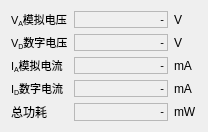
<?xml version="1.0" encoding="UTF-8"?>
<ui version="4.0">
 <class>QPowerMonitorClass</class>
 <widget class="QDialog" name="QPowerMonitorClass">
  <property name="geometry">
   <rect>
    <x>0</x>
    <y>0</y>
    <width>208</width>
    <height>117</height>
   </rect>
  </property>
  <property name="sizePolicy">
   <sizepolicy hsizetype="Preferred" vsizetype="Preferred">
    <horstretch>0</horstretch>
    <verstretch>0</verstretch>
   </sizepolicy>
  </property>
  <property name="windowTitle">
   <string>电源监控</string>
  </property>
  <layout class="QGridLayout" name="gridLayout">
   <item row="0" column="0">
    <widget class="QLabel" name="label_5">
     <property name="sizePolicy">
      <sizepolicy hsizetype="Preferred" vsizetype="Preferred">
       <horstretch>0</horstretch>
       <verstretch>0</verstretch>
      </sizepolicy>
     </property>
     <property name="text">
      <string>&lt;!DOCTYPE HTML PUBLIC &quot;-//W3C//DTD HTML 4.0//EN&quot; &quot;http://www.w3.org/TR/REC-html40/strict.dtd&quot;&gt;
&lt;html&gt;&lt;head&gt;&lt;meta name=&quot;qrichtext&quot; content=&quot;1&quot; /&gt;&lt;style type=&quot;text/css&quot;&gt;
p, li { white-space: pre-wrap; }
&lt;/style&gt;&lt;/head&gt;&lt;body style=&quot; font-family:'MS Shell Dlg 2'; font-size:8.25pt; font-weight:400; font-style:normal;&quot;&gt;
&lt;p style=&quot; margin-top:0px; margin-bottom:0px; margin-left:0px; margin-right:0px; -qt-block-indent:0; text-indent:0px;&quot;&gt;&lt;span style=&quot; font-size:8pt;&quot;&gt;V&lt;/span&gt;&lt;span style=&quot; font-size:8pt; vertical-align:sub;&quot;&gt;A&lt;/span&gt;&lt;span style=&quot; font-size:8pt;&quot;&gt;模拟电压&lt;/span&gt;&lt;/p&gt;&lt;/body&gt;&lt;/html&gt;</string>
     </property>
    </widget>
   </item>
   <item row="0" column="1">
    <widget class="QLineLabel" name="va">
     <property name="sizePolicy">
      <sizepolicy hsizetype="Expanding" vsizetype="Preferred">
       <horstretch>0</horstretch>
       <verstretch>0</verstretch>
      </sizepolicy>
     </property>
     <property name="frameShape">
      <enum>QFrame::StyledPanel</enum>
     </property>
     <property name="text">
      <string>&lt;!DOCTYPE HTML PUBLIC &quot;-//W3C//DTD HTML 4.0//EN&quot; &quot;http://www.w3.org/TR/REC-html40/strict.dtd&quot;&gt;
&lt;html&gt;&lt;head&gt;&lt;meta name=&quot;qrichtext&quot; content=&quot;1&quot; /&gt;&lt;style type=&quot;text/css&quot;&gt;
p, li { white-space: pre-wrap; }
&lt;/style&gt;&lt;/head&gt;&lt;body style=&quot; font-family:'MS Shell Dlg 2'; font-size:8.25pt; font-weight:400; font-style:normal;&quot;&gt;
&lt;p style=&quot; margin-top:0px; margin-bottom:0px; margin-left:0px; margin-right:0px; -qt-block-indent:0; text-indent:0px;&quot;&gt;&lt;span style=&quot; font-size:8pt;&quot;&gt;-&lt;/span&gt;&lt;/p&gt;&lt;/body&gt;&lt;/html&gt;</string>
     </property>
     <property name="alignment">
      <set>Qt::AlignRight|Qt::AlignTrailing|Qt::AlignVCenter</set>
     </property>
    </widget>
   </item>
   <item row="0" column="2">
    <widget class="QLabel" name="label_6">
     <property name="sizePolicy">
      <sizepolicy hsizetype="Preferred" vsizetype="Preferred">
       <horstretch>0</horstretch>
       <verstretch>0</verstretch>
      </sizepolicy>
     </property>
     <property name="text">
      <string>V</string>
     </property>
    </widget>
   </item>
   <item row="1" column="0">
    <widget class="QLabel" name="label_8">
     <property name="sizePolicy">
      <sizepolicy hsizetype="Preferred" vsizetype="Preferred">
       <horstretch>0</horstretch>
       <verstretch>0</verstretch>
      </sizepolicy>
     </property>
     <property name="text">
      <string>&lt;!DOCTYPE HTML PUBLIC &quot;-//W3C//DTD HTML 4.0//EN&quot; &quot;http://www.w3.org/TR/REC-html40/strict.dtd&quot;&gt;
&lt;html&gt;&lt;head&gt;&lt;meta name=&quot;qrichtext&quot; content=&quot;1&quot; /&gt;&lt;style type=&quot;text/css&quot;&gt;
p, li { white-space: pre-wrap; }
&lt;/style&gt;&lt;/head&gt;&lt;body style=&quot; font-family:'MS Shell Dlg 2'; font-size:8.25pt; font-weight:400; font-style:normal;&quot;&gt;
&lt;p style=&quot; margin-top:0px; margin-bottom:0px; margin-left:0px; margin-right:0px; -qt-block-indent:0; text-indent:0px;&quot;&gt;&lt;span style=&quot; font-size:8pt;&quot;&gt;V&lt;/span&gt;&lt;span style=&quot; font-size:8pt; vertical-align:sub;&quot;&gt;D&lt;/span&gt;&lt;span style=&quot; font-size:8pt;&quot;&gt;数字&lt;/span&gt;&lt;span style=&quot; font-size:8pt;&quot;&gt;电压&lt;/span&gt;&lt;/p&gt;&lt;/body&gt;&lt;/html&gt;</string>
     </property>
    </widget>
   </item>
   <item row="1" column="1">
    <widget class="QLineLabel" name="vd">
     <property name="sizePolicy">
      <sizepolicy hsizetype="Expanding" vsizetype="Preferred">
       <horstretch>0</horstretch>
       <verstretch>0</verstretch>
      </sizepolicy>
     </property>
     <property name="frameShape">
      <enum>QFrame::StyledPanel</enum>
     </property>
     <property name="text">
      <string>&lt;!DOCTYPE HTML PUBLIC &quot;-//W3C//DTD HTML 4.0//EN&quot; &quot;http://www.w3.org/TR/REC-html40/strict.dtd&quot;&gt;
&lt;html&gt;&lt;head&gt;&lt;meta name=&quot;qrichtext&quot; content=&quot;1&quot; /&gt;&lt;style type=&quot;text/css&quot;&gt;
p, li { white-space: pre-wrap; }
&lt;/style&gt;&lt;/head&gt;&lt;body style=&quot; font-family:'MS Shell Dlg 2'; font-size:8.25pt; font-weight:400; font-style:normal;&quot;&gt;
&lt;p style=&quot; margin-top:0px; margin-bottom:0px; margin-left:0px; margin-right:0px; -qt-block-indent:0; text-indent:0px;&quot;&gt;&lt;span style=&quot; font-size:8pt;&quot;&gt;-&lt;/span&gt;&lt;/p&gt;&lt;/body&gt;&lt;/html&gt;</string>
     </property>
     <property name="alignment">
      <set>Qt::AlignRight|Qt::AlignTrailing|Qt::AlignVCenter</set>
     </property>
    </widget>
   </item>
   <item row="1" column="2">
    <widget class="QLabel" name="label_7">
     <property name="sizePolicy">
      <sizepolicy hsizetype="Preferred" vsizetype="Preferred">
       <horstretch>0</horstretch>
       <verstretch>0</verstretch>
      </sizepolicy>
     </property>
     <property name="text">
      <string>V</string>
     </property>
    </widget>
   </item>
   <item row="2" column="0">
    <widget class="QLabel" name="label_4">
     <property name="sizePolicy">
      <sizepolicy hsizetype="Preferred" vsizetype="Preferred">
       <horstretch>0</horstretch>
       <verstretch>0</verstretch>
      </sizepolicy>
     </property>
     <property name="text">
      <string>&lt;!DOCTYPE HTML PUBLIC &quot;-//W3C//DTD HTML 4.0//EN&quot; &quot;http://www.w3.org/TR/REC-html40/strict.dtd&quot;&gt;
&lt;html&gt;&lt;head&gt;&lt;meta name=&quot;qrichtext&quot; content=&quot;1&quot; /&gt;&lt;style type=&quot;text/css&quot;&gt;
p, li { white-space: pre-wrap; }
&lt;/style&gt;&lt;/head&gt;&lt;body style=&quot; font-family:'MS Shell Dlg 2'; font-size:8.25pt; font-weight:400; font-style:normal;&quot;&gt;
&lt;p style=&quot; margin-top:0px; margin-bottom:0px; margin-left:0px; margin-right:0px; -qt-block-indent:0; text-indent:0px;&quot;&gt;I&lt;span style=&quot; vertical-align:sub;&quot;&gt;A&lt;/span&gt;模拟电流&lt;/p&gt;&lt;/body&gt;&lt;/html&gt;</string>
     </property>
    </widget>
   </item>
   <item row="2" column="1">
    <widget class="QLineLabel" name="ia">
     <property name="sizePolicy">
      <sizepolicy hsizetype="Expanding" vsizetype="Preferred">
       <horstretch>0</horstretch>
       <verstretch>0</verstretch>
      </sizepolicy>
     </property>
     <property name="frameShape">
      <enum>QFrame::StyledPanel</enum>
     </property>
     <property name="text">
      <string>&lt;!DOCTYPE HTML PUBLIC &quot;-//W3C//DTD HTML 4.0//EN&quot; &quot;http://www.w3.org/TR/REC-html40/strict.dtd&quot;&gt;
&lt;html&gt;&lt;head&gt;&lt;meta name=&quot;qrichtext&quot; content=&quot;1&quot; /&gt;&lt;style type=&quot;text/css&quot;&gt;
p, li { white-space: pre-wrap; }
&lt;/style&gt;&lt;/head&gt;&lt;body style=&quot; font-family:'MS Shell Dlg 2'; font-size:8.25pt; font-weight:400; font-style:normal;&quot;&gt;
&lt;p style=&quot; margin-top:0px; margin-bottom:0px; margin-left:0px; margin-right:0px; -qt-block-indent:0; text-indent:0px;&quot;&gt;&lt;span style=&quot; font-size:8pt;&quot;&gt;-&lt;/span&gt;&lt;/p&gt;&lt;/body&gt;&lt;/html&gt;</string>
     </property>
     <property name="alignment">
      <set>Qt::AlignRight|Qt::AlignTrailing|Qt::AlignVCenter</set>
     </property>
    </widget>
   </item>
   <item row="2" column="2">
    <widget class="QLabel" name="label_3">
     <property name="sizePolicy">
      <sizepolicy hsizetype="Preferred" vsizetype="Preferred">
       <horstretch>0</horstretch>
       <verstretch>0</verstretch>
      </sizepolicy>
     </property>
     <property name="text">
      <string>mA</string>
     </property>
    </widget>
   </item>
   <item row="3" column="0">
    <widget class="QLabel" name="label">
     <property name="sizePolicy">
      <sizepolicy hsizetype="Preferred" vsizetype="Preferred">
       <horstretch>0</horstretch>
       <verstretch>0</verstretch>
      </sizepolicy>
     </property>
     <property name="text">
      <string>&lt;!DOCTYPE HTML PUBLIC &quot;-//W3C//DTD HTML 4.0//EN&quot; &quot;http://www.w3.org/TR/REC-html40/strict.dtd&quot;&gt;
&lt;html&gt;&lt;head&gt;&lt;meta name=&quot;qrichtext&quot; content=&quot;1&quot; /&gt;&lt;style type=&quot;text/css&quot;&gt;
p, li { white-space: pre-wrap; }
&lt;/style&gt;&lt;/head&gt;&lt;body style=&quot; font-family:'MS Shell Dlg 2'; font-size:8.25pt; font-weight:400; font-style:normal;&quot;&gt;
&lt;p style=&quot; margin-top:0px; margin-bottom:0px; margin-left:0px; margin-right:0px; -qt-block-indent:0; text-indent:0px;&quot;&gt;I&lt;span style=&quot; vertical-align:sub;&quot;&gt;D&lt;/span&gt;数字电流&lt;/p&gt;&lt;/body&gt;&lt;/html&gt;</string>
     </property>
    </widget>
   </item>
   <item row="3" column="1">
    <widget class="QLineLabel" name="id">
     <property name="sizePolicy">
      <sizepolicy hsizetype="Expanding" vsizetype="Preferred">
       <horstretch>0</horstretch>
       <verstretch>0</verstretch>
      </sizepolicy>
     </property>
     <property name="frameShape">
      <enum>QFrame::StyledPanel</enum>
     </property>
     <property name="text">
      <string>&lt;!DOCTYPE HTML PUBLIC &quot;-//W3C//DTD HTML 4.0//EN&quot; &quot;http://www.w3.org/TR/REC-html40/strict.dtd&quot;&gt;
&lt;html&gt;&lt;head&gt;&lt;meta name=&quot;qrichtext&quot; content=&quot;1&quot; /&gt;&lt;style type=&quot;text/css&quot;&gt;
p, li { white-space: pre-wrap; }
&lt;/style&gt;&lt;/head&gt;&lt;body style=&quot; font-family:'MS Shell Dlg 2'; font-size:8.25pt; font-weight:400; font-style:normal;&quot;&gt;
&lt;p style=&quot; margin-top:0px; margin-bottom:0px; margin-left:0px; margin-right:0px; -qt-block-indent:0; text-indent:0px;&quot;&gt;&lt;span style=&quot; font-size:8pt;&quot;&gt;-&lt;/span&gt;&lt;/p&gt;&lt;/body&gt;&lt;/html&gt;</string>
     </property>
     <property name="alignment">
      <set>Qt::AlignRight|Qt::AlignTrailing|Qt::AlignVCenter</set>
     </property>
    </widget>
   </item>
   <item row="3" column="2">
    <widget class="QLabel" name="label_2">
     <property name="sizePolicy">
      <sizepolicy hsizetype="Preferred" vsizetype="Preferred">
       <horstretch>0</horstretch>
       <verstretch>0</verstretch>
      </sizepolicy>
     </property>
     <property name="text">
      <string>mA</string>
     </property>
    </widget>
   </item>
   <item row="4" column="0">
    <widget class="QLabel" name="label_10">
     <property name="sizePolicy">
      <sizepolicy hsizetype="Preferred" vsizetype="Preferred">
       <horstretch>0</horstretch>
       <verstretch>0</verstretch>
      </sizepolicy>
     </property>
     <property name="text">
      <string>总功耗</string>
     </property>
    </widget>
   </item>
   <item row="4" column="1">
    <widget class="QLineLabel" name="p">
     <property name="sizePolicy">
      <sizepolicy hsizetype="Expanding" vsizetype="Preferred">
       <horstretch>0</horstretch>
       <verstretch>0</verstretch>
      </sizepolicy>
     </property>
     <property name="frameShape">
      <enum>QFrame::StyledPanel</enum>
     </property>
     <property name="text">
      <string>&lt;!DOCTYPE HTML PUBLIC &quot;-//W3C//DTD HTML 4.0//EN&quot; &quot;http://www.w3.org/TR/REC-html40/strict.dtd&quot;&gt;
&lt;html&gt;&lt;head&gt;&lt;meta name=&quot;qrichtext&quot; content=&quot;1&quot; /&gt;&lt;style type=&quot;text/css&quot;&gt;
p, li { white-space: pre-wrap; }
&lt;/style&gt;&lt;/head&gt;&lt;body style=&quot; font-family:'MS Shell Dlg 2'; font-size:8.25pt; font-weight:400; font-style:normal;&quot;&gt;
&lt;p style=&quot; margin-top:0px; margin-bottom:0px; margin-left:0px; margin-right:0px; -qt-block-indent:0; text-indent:0px;&quot;&gt;&lt;span style=&quot; font-size:8pt;&quot;&gt;-&lt;/span&gt;&lt;/p&gt;&lt;/body&gt;&lt;/html&gt;</string>
     </property>
     <property name="alignment">
      <set>Qt::AlignRight|Qt::AlignTrailing|Qt::AlignVCenter</set>
     </property>
    </widget>
   </item>
   <item row="4" column="2">
    <widget class="QLabel" name="label_9">
     <property name="sizePolicy">
      <sizepolicy hsizetype="Preferred" vsizetype="Preferred">
       <horstretch>0</horstretch>
       <verstretch>0</verstretch>
      </sizepolicy>
     </property>
     <property name="text">
      <string>mW</string>
     </property>
    </widget>
   </item>
  </layout>
 </widget>
 <layoutdefault spacing="6" margin="11"/>
 <customwidgets>
  <customwidget>
   <class>QLineLabel</class>
   <extends>QLabel</extends>
   <header>qlinelabel.h</header>
  </customwidget>
 </customwidgets>
 <resources/>
 <connections/>
</ui>
